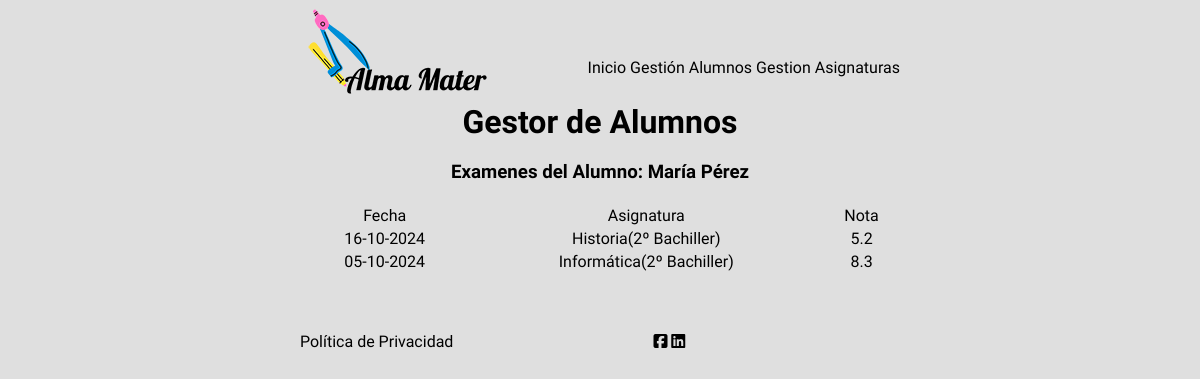
The page /academia/examenesAlumno.php?id=1 on the database its author committed.
### tables this page shows
CREATE TABLE `alumno` (
  `id` int(5) UNSIGNED NOT NULL,
  `nombre` varchar(255) NOT NULL,
  `apellidos` varchar(255) NOT NULL,
  `edad` int(3) UNSIGNED NOT NULL
);

CREATE TABLE `examen` (
  `idAlumno` int(5) UNSIGNED NOT NULL,
  `idAsignatura` int(5) NOT NULL,
  `fecha` date NOT NULL,
  `nota` decimal(10,1) NOT NULL
);

CREATE TABLE `asignatura` (
  `id` int(5) NOT NULL,
  `nombre` varchar(255) NOT NULL,
  `curso` varchar(255) NOT NULL
);

### academia/models/mysqlConnect.php (called while the page is built, shortened)
<?php
class mysqlConnect
{
    private $mysqli;
    public function __construct()
    {
        $this->server = "localhost";
        $this->user = "root";
        $this->password = "root";
        $this->database = "almamater";
        $this->mysqli = new mysqli($this->server, $this->user, $this->password, $this->database);
        $this->mysqli->set_charset("utf8");
    }
    public function realizarConsulta($consulta)
    {
        return $this->mysqli->query($consulta);
    }
}

### academia/controllers/AlumnoController.php (called while the page is built, shortened)
<?php
require_once($_SERVER['DOCUMENT_ROOT'] . "/academia/models/alumnos.php");
class AlumnoController
{
    private $alumnoModel;
    public function __construct()
    {
        $this->alumnoModel = new AlumnoModel();
    }
    public function getNombreAlumno($id)
    {
        return $this->alumnoModel->getNombreAlumno($id);
    }
    public function getListadoExamenesAlumno($id)
    {
        return $this->alumnoModel->getExamenesDelAlumno($id);
    }
}

### academia/models/alumnos.php (called while the page is built, shortened)
<?php
require_once("mysqlConnect.php");
class AlumnoModel
{
    private $mysqlConn;
    public function __construct()
    {
        $this->mysqlConn = new mysqlConnect();
    }
    public function getNombreAlumno($id)
    {
        $datosAlumno = mysqli_fetch_assoc($this->mysqlConn->realizarConsulta("SELECT * FROM Alumno WHERE id=" . $id));
        return $datosAlumno["nombre"] . " " . $datosAlumno["apellidos"];
    }
    public function getExamenesDelAlumno($id)
    {
        return $this->mysqlConn->realizarConsulta("SELECT * FROM `Examen` WHERE idAlumno=" . $id);
    }
}

### academia/controllers/AsignaturaController.php (called while the page is built, shortened)
<?php
require_once($_SERVER['DOCUMENT_ROOT'] . "/academia/models/asignaturas.php");
class AsignaturaController
{
    private $asignaturaModel;
    public function __construct()
    {
        $this->asignaturaModel = new AsignaturaModel();
    }
    public function getNombreAsignatura($id)
    {
        return $this->asignaturaModel->getNombreAsignatura($id);
    }
}

### academia/models/asignaturas.php (called while the page is built, shortened)
<?php
require_once("mysqlConnect.php");
class AsignaturaModel
{
    private $mysqlConn;
    public function __construct()
    {
        $this->mysqlConn = new mysqlConnect();
    }
    public function getNombreAsignatura($id)
    {
        $asignatura = mysqli_fetch_assoc($this->mysqlConn->realizarConsulta("SELECT * FROM Asignatura WHERE id=" . $id));
        return $asignatura["nombre"] . "(" . $asignatura["curso"] . ")";
    }
}

### academia/examenesAlumno.php (the view, shortened to what this page needs)
<?php
require_once("controllers/AlumnoController.php");
require_once("controllers/AsignaturaController.php");
$alumnoController = new AlumnoController();
$asignaturaController = new AsignaturaController();
$id = $_GET["id"];
require("views/cabecera.php");
?>
<div id="contenido">
    <h1>Gestor de Alumnos</h1>
    <h3>Examenes del Alumno: <?php echo $alumnoController->getNombreAlumno($id); ?></h3>
    <table>
        <tr>
            <td>Fecha</td>
            <td>Asignatura</td>
            <td>Nota</td>
        </tr>
        <?php
        $result = $alumnoController->getListadoExamenesAlumno($id);
        while ($examen = $result->fetch_assoc()) {
            $nombreAsignatura = $asignaturaController->getNombreAsignatura($examen["idAsignatura"]);
            $timestamp = strtotime($examen["fecha"]);
            $fecha = date("d-m-Y", $timestamp);
            echo '<tr>';
            echo '<td>' . $fecha . '</td>';
            echo '<td>' . $nombreAsignatura . '</td>';
            echo '<td>' . $examen["nota"] . '</td>';
            echo '</tr>';
        }
        ?>
    </table>
</div>
<?php require("views/pieDePagina.php"); ?>
</html>

### academia/views/cabecera.php (shortened to what this page needs)
<!DOCTYPE html>
<html>
<head>
    <link rel="stylesheet" type="text/css" href="css/academia.css">
</head>
<body>
    <div id="cabecera">
        <div id="logo">
            <a href="index.php">
                <img src="img/logo.png" alt="Academia Alma Mater">
            </a>
        </div>
        <div id="menu">
            <a href="index.php">Inicio</a>
            <a href="gestionAlumnos.php">Gestión Alumnos</a>
            <a href="gestionAsignaturas.php">Gestion Asignaturas</a>
        </div>
    </div>

### academia/views/pieDePagina.php
<br><br>
<div id="pieDePagina">
    <div id="terminosLegales">
        <a href="privacidad.html">Política de Privacidad</a>
        <div id="redesSociales">
            <a href="https://facebook.com"><i class="fa fa-facebook-square" aria-hidden="true"></i></a>
            <a href="https://linkedin.com"><i class="fa fa-linkedin-square" aria-hidden="true"></i></a>
        </div>
    </div>
</div>
</body>

### academia/css/academia.css (style rules this page uses)
body { background-color: #DFDFDF; margin-left: 25%; margin-right: 25%; font-family: 'Actor'; }
#cabecera { clear: both; }
#logo { float: left; width: 40%; }
#menu { float: right; margin-top: 50px; text-align: right; width: 60%; }
#contenido { clear: both; margin-top: 50px; margin-bottom: 20px; text-align: center; }
#terminosLegales { float: left; text-align: left; }
#redesSociales { float: right; text-align: right; margin-left: 200px; }
a:link { color: black; text-decoration: none; }
table { width: 100%; margin-top: 20px; }
td { text-align: center; }
h1 { margin: 20px; }

### rows shown on the page
alumno: $alumnoController->getNombreAlumno($id) "María Pérez"
examen: fecha "16-10-2024", idAsignatura.curso "Historia(2º Bachiller)", nota "5.2"
examen: fecha "05-10-2024", idAsignatura.curso "Informática(2º Bachiller)", nota "8.3"
